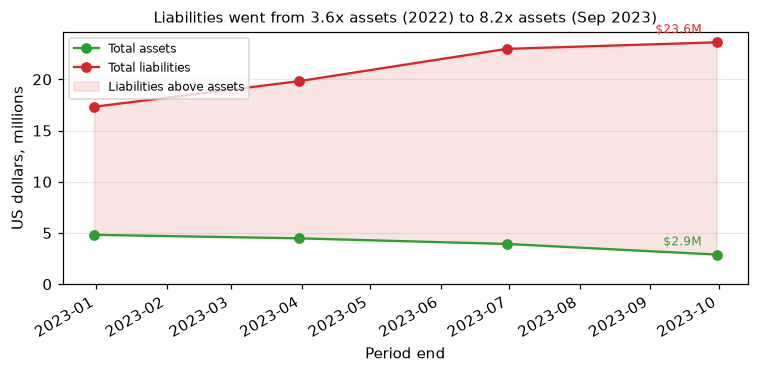

Recreate this plot in Python.
import json
import matplotlib
matplotlib.use("Agg")
import matplotlib.pyplot as plt
import numpy as np
import pandas as pd
history = pd.read_csv("data/history.csv")  # the company's reports up to this one: the 8 inputs (per year, 10-Qs annualized)
peers = pd.read_csv("data/peers.csv")      # same-industry peers at about the same date: the same 8 inputs
facts = json.load(open("data/facts.json"))  # case, numbers, cash, assessment (verdict, reasons, timeline)

h = history.copy()
h['ddate'] = h['ddate'].astype(str)
h['filed'] = h['filed'].astype(str)
h = h.sort_values(['ddate', 'filed']).drop_duplicates('ddate', keep='last')
h = h.dropna(subset=['total_assets', 'total_liabilities'])
h['date'] = pd.to_datetime(h['ddate'], format='%Y%m%d')
h = h.sort_values('date')
ta = h['total_assets'] / 1e6
tl = h['total_liabilities'] / 1e6
fig, ax = plt.subplots(figsize=(7, 3.5))
ax.plot(h['date'], ta, marker='o', color='tab:green', label='Total assets')
ax.plot(h['date'], tl, marker='o', color='tab:red', label='Total liabilities')
ax.fill_between(h['date'], ta, tl, where=(tl > ta), color='tab:red', alpha=0.12, interpolate=True, label='Liabilities above assets')
last_a, last_l = ta.iloc[-1], tl.iloc[-1]
ax.annotate(f'${last_l:.1f}M', (h['date'].iloc[-1], last_l), textcoords='offset points', xytext=(-10, 6), ha='right', fontsize=8, color='tab:red')
ax.annotate(f'${last_a:.1f}M', (h['date'].iloc[-1], last_a), textcoords='offset points', xytext=(-10, 6), ha='right', fontsize=8, color='tab:green')
first_a, first_l = ta.iloc[0], tl.iloc[0]
fy = h['date'].iloc[0].year
ax.set_title(f'Liabilities went from {first_l/first_a if first_a else float("nan"):.1f}x assets ({fy}) to {last_l/last_a:.1f}x assets (Sep 2023)', fontsize=10)
ax.set_xlabel('Period end')
ax.set_ylabel('US dollars, millions')
ax.set_ylim(bottom=0)
ax.grid(axis='y', alpha=0.3)
ax.legend(fontsize=8, loc='upper left')
fig.autofmt_xdate()
fig.tight_layout()

plt.savefig('chart_2.png', dpi=110, bbox_inches='tight')
